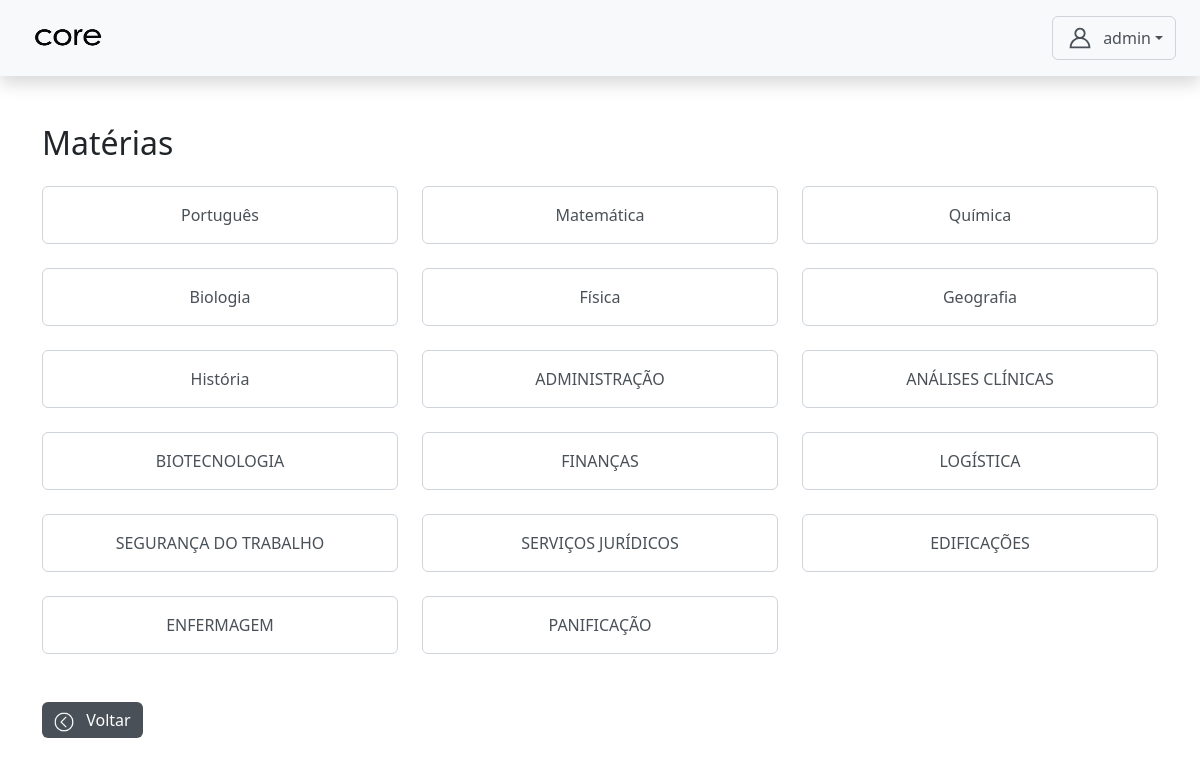
The app's page /autenticacao/admin/materias_crud/materias/ (signed in) with its own data.
### core/models.py (models this page shows, shortened)
class CustomUser(AbstractUser):
    TIPO_CHOICES = (
        ('admin', 'Admin'),
        ('professor', 'Professor'),
        ('aluno', 'Aluno'),
        ('servidor', 'Servidor'),
        ('direcao', 'Direção'), # <-- 'direcao' está correto
    )
    EIXO_CHOICES = (
        ('SAUDE', 'Eixo da Saúde'),
        ('GESTAO', 'Eixo de Gestão'),
    )
    tipo = models.CharField(max_length=10, choices=TIPO_CHOICES, default='admin')
    eixo = models.CharField(
        max_length=10,
        choices=EIXO_CHOICES,
        null=True,
        blank=True,
        help_text="Eixo ao qual o servidor pertence."
    )
    data_nascimento = models.DateField(null=True, blank=True)
    cpf = models.CharField(max_length=14, unique=True, null=True, blank=True)
    rg = models.CharField(max_length=12, unique=True, null=True, blank=True)
    orgao = models.CharField(max_length=10, null=True, blank=True)
    data_expedicao = models.DateField(null=True, blank=True)
    cidade_nascimento = models.CharField(max_length=100, null=True, blank=True)
    numero_matricula = models.CharField(max_length=20, unique=True, blank=True, null=True)
    nome_pai = models.CharField(max_length=150, blank=True, null=True)
    nome_mae = models.CharField(max_length=150, blank=True, null=True)
    responsavel_matricula = models.CharField(max_length=150, blank=True, null=True)
    endereco_rua = models.CharField(max_length=150, blank=True, null=True)
    endereco_numero = models.CharField(max_length=10, blank=True, null=True)
    endereco_bairro = models.CharField(max_length=100, blank=True, null=True)
    endereco_cidade = models.CharField(max_length=100, blank=True, null=True)
    endereco_cep = models.CharField(max_length=9, blank=True, null=True)
    telefone = models.CharField(max_length=15, blank=True, null=True)
    senha_temporaria = models.BooleanField(default=False)

class Materia(models.Model):
    nome = models.CharField(max_length=100)
    professores = models.ManyToManyField(CustomUser, limit_choices_to={'tipo': 'professor'}, blank=True)
    turmas = models.ManyToManyField(Turma, blank=True)
    ch = models.IntegerField(default=20)

### autenticacao/views.py (the view)
# urls.py: path('admin/materias_crud/materias/', views.listar_materias, name='listar_materias'),
@login_required
@role_required('admin')
def listar_materias(request):
    materias = Materia.objects.all()
    return render(request, 'admin/materias_crud/listar_materias.html', {'materias': materias})

### templates/admin/materias_crud/listar_materias.html
{% extends 'base4.html' %}
{% load static %}
    {% block content %}
      <h2 class="mb-4">Matérias</h2>
      <div class="row">
        {% for materia in materias %}
        <div class="col-md-4 mb-3">
          <a
            href="{% url 'detalhar_materia' materia.id %}"
            class="btn btn-outline-secondary w-100 py-3 mb-2"
          >
            {{ materia.nome }}
          </a>
        </div>
        {% empty %}
        <div class="col-12">
          <p class="text-muted">Nenhuma matéria cadastrada.</p>
        </div>
        {% endfor %}
      </div>
      <a href="{% url 'admin_dashboard' %}" class="btn btn-secondary mt-4">
        <img src="{%static 'assets/img/voltar.png'%}" width='20px' height='20px' class="me-2">
      Voltar
      </a>
    {% endblock content %}

### templates/base4.html (shortened to what this page needs)
{% load static %}
<!DOCTYPE html>
<html lang="pt-br">
<head>
  <link rel="stylesheet" href="{% static 'css/bootstrap.min.css' %}" />
  <link rel="stylesheet" href="{% static 'css/style.css' %}" />
</head>
<body>
  <nav class="navbar navbar-light bg-light justify-content-between px-4 py-3 shadow">
    <span class="navbar-brand mb-0 h1">
      <img src="{%static 'assets/icon/core3.png'%}" width='100%' height='30px' class="me-2">
    </span>
    <div class="d-flex align-items-center">
      <div class="dropdown">
        <button class="btn btn-outline-secondary dropdown-toggle d-flex align-items-center" type="button" data-bs-toggle="dropdown">
        <span>{{ request.user.get_full_name|default:request.user.username }}</span>
      </button>
    </div>
  </div>
</nav>
  <main class="container py-5">
    {% block content %}
    {% endblock content %}
  </main>
</body>
</html>

### static/css/style.css (style rules this page uses)
:root { --bs-secondary: #495057; --bs-link-color: #495057; --bs-link-hover-color: #495057; --bs-code-color: #495057; --bs-primary-rgb: 180, 195, 205; --bs-dark-rgb: 73, 80, 87; --bs-danger-rgb: 188, 208, 199; --bs-info-rgb: 220, 53, 69; --bs-warning-rgb: 220, 53, 69; --bs-secondary-rgb: 73, 80, 87; --bs-black-rgb: 33, 37, 41; --bs-body-bg-rgb: 255, 106, 0; }
.btn-outline-secondary { --bs-btn-color: #495057; --bs-btn-border-color: #ced4da; --bs-btn-hover-color: #fff; --bs-btn-hover-bg: #495057; --bs-btn-hover-border-color: #495057; --bs-btn-focus-shadow-rgb: 206, 212, 218; --bs-btn-active-color: #fff; --bs-btn-active-bg: #495057; --bs-btn-active-border-color: #495057; --bs-btn-active-shadow: inset 0 3px 5px rgba(0, 0, 0, 0.125); --bs-btn-disabled-color: #495057; --bs-btn-disabled-bg: transparent; --bs-btn-disabled-border-color: #495057; --bs-gradient: none; }
.btn-secondary { --bs-btn-color: #fff; --bs-btn-bg: #495057; --bs-btn-border-color: #ff6495057a00; --bs-btn-hover-color: #fff; --bs-btn-hover-bg: #495057; --bs-btn-hover-border-color: #495057; --bs-btn-focus-shadow-rgb: 206, 212, 218; --bs-btn-active-color: #fff; --bs-btn-active-bg: #495057; --bs-btn-active-border-color: #495057; --bs-btn-active-shadow: inset 0 3px 5px rgba(0, 0, 0, 0.125); --bs-btn-disabled-color: #fff; --bs-btn-disabled-bg: #495057; --bs-btn-disabled-border-color: #495057; }
.dropdown .btn-outline-secondary:hover img, .btn-secondary img { filter: brightness(0) invert(1); }

### records on screen
CustomUser: user.get_full_name "admin"
Materia: nome "Português"
Materia: nome "Matemática"
Materia: nome "Química"
Materia: nome "Biologia"
Materia: nome "Física"
Materia: nome "Geografia"
Materia: nome "História"
Materia: nome "ADMINISTRAÇÃO"
Materia: nome "ANÁLISES CLÍNICAS"
Materia: nome "BIOTECNOLOGIA"
Materia: nome "FINANÇAS"
Materia: nome "LOGÍSTICA"
Materia: nome "SEGURANÇA DO TRABALHO"
Materia: nome "SERVIÇOS JURÍDICOS"
Materia: nome "EDIFICAÇÕES"
Materia: nome "ENFERMAGEM"
Materia: nome "PANIFICAÇÃO"
